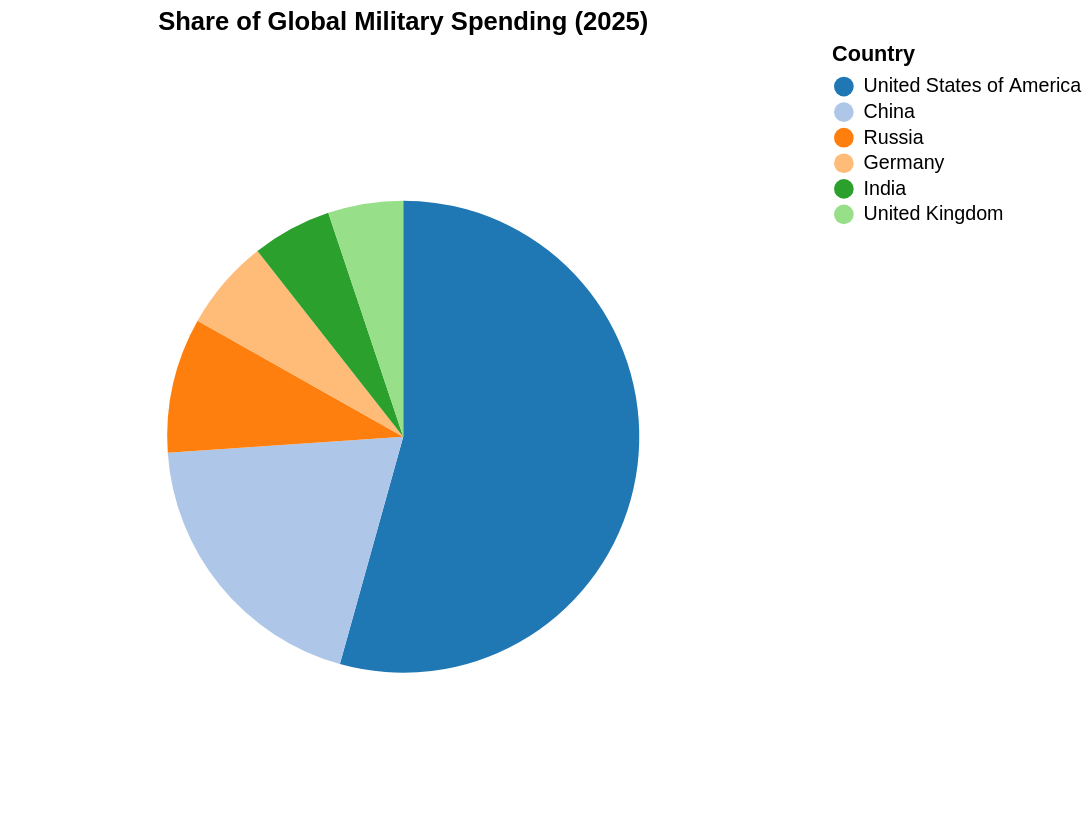

The code cell stored with this chart in its notebook:
### Code cell
# Pie Chart for 2025 Military Spending.
# Ultimately did not decide to use this.

# Filter the data for the year 2025 only.
df_2025 = df[df["Year"].dt.year == 2025]

# Establish the legend and slice order based on spending.
pie_order = df_2025.sort_values(by="Military_Spending", ascending=False)["Country"].tolist()

# Build the Pie Chart.
chart6 = (
    alt.Chart(df_2025)
    .mark_arc(outerRadius=120)  # Controls the size of the pie
    .encode(
        theta=alt.Theta("Military_Spending:Q", title="Military Spending"),
        color=alt.Color(
            "Country:N",
            title="Country",
            sort=pie_order,  # Sorts legend from largest to smallest slice
            scale=alt.Scale(scheme="category20"),
        ),
        order=alt.Order("Military_Spending:Q", sort="descending"),  # Arranges slices in order
        tooltip=[
            "Country:N",
            alt.Tooltip("Military_Spending:Q", format="$,.0f", title="Spending ($M)"),
        ],
    )
    .properties(
        width=400,
        height=400,
        title="Share of Global Military Spending (2025)",
    )
)

chart6

### Figure 1 — Vega-Lite specification as saved in the notebook (floating-point values rounded to 4 significant figures)
{"config": {"view": {"continuousWidth": 300, "continuousHeight": 300}}, "data": {"name": "data-3ac72f8c2db6fdde7cabe141e6d1b5a7"}, "mark": {"type": "arc", "outerRadius": 120}, "encoding": {"color": {"field": "Country", "scale": {"scheme": "category20"}, "sort": ["United States of America", "China", "Russia", "Germany", "India", "United Kingdom"], "title": "Country", "type": "nominal"}, "order": {"field": "Military_Spending", "sort": "descending", "type": "quantitative"}, "theta": {"field": "Military_Spending", "title": "Military Spending", "type": "quantitative"}, "tooltip": [{"field": "Country", "type": "nominal"}, {"field": "Military_Spending", "format": "$,.0f", "title": "Spending ($M)", "type": "quantitative"}]}, "height": 400, "title": "Share of Global Military Spending (2025)", "width": 400, "$schema": "https://vega.github.io/schema/vega-lite/v6.4.1.json", "datasets": {"data-3ac72f8c2db6fdde7cabe141e6d1b5a7": [{"Country": "United States of America", "Year": "2025-01-01T00:00:00", "Military_Spending": 929200.0}, {"Country": "China", "Year": "2025-01-01T00:00:00", "Military_Spending": 335000.0}, {"Country": "Russia", "Year": "2025-01-01T00:00:00", "Military_Spending": 158200.0}, {"Country": "Germany", "Year": "2025-01-01T00:00:00", "Military_Spending": 106700.0}, {"Country": "India", "Year": "2025-01-01T00:00:00", "Military_Spending": 93250.0}, {"Country": "United Kingdom", "Year": "2025-01-01T00:00:00", "Military_Spending": 87980.0}]}}
